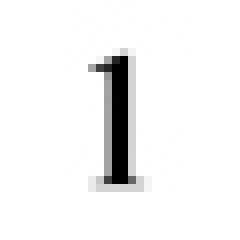
%> input picture Project/new (times new roman)/1_candidate.jpg, 30 x 30 px (shown 8 times larger)
$ octave normcor.m   (GNU Octave 9; MATLAB toolbox functions it lacks are replaced by stand-ins)
%> lines starting %> are read from the running program, lines starting %| are printed output that depends on the picture; in (x1, y1, x2, y2) boxes, pixels count from 0 and x2, y2 are one past the last pixel; in counts of white or black regions, pixels touching at a corner belong together; the program's own positions count from 1
clc();
clear all;
close all;

ImageRead = imread('D:\Last Semester\PR\PR lab\Project\new (times new roman)\1_candidate.jpg');
%> ImageRead is the input picture: size 30x30x3 uint8; min 0, max 255, mean 242.3
%ImageShow = imshow(ImageRead);

ImageR = imread('D:\Last Semester\PR\PR lab\Project\new (times new roman)\Template_1.jpg');
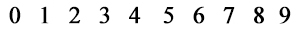
%> input picture Project/new (times new roman)/Template_1.jpg, 300 x 30 px
%> ImageR is the input picture: size 30x300x3 uint8; min 0, max 255, mean 235.8
%ImageS = imshow(ImageR);

c = rgb2gray(ImageRead);
ct = rgb2gray(ImageR);

t = graythresh(c);
%> t = 0.494
ty = graythresh(ct);
%> ty = 0.559

bit = im2bw(c, t);
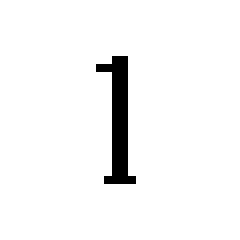
%> bit: size 30x30 logical (shown 8 times larger); 96% white; black in thin lines or dots, all inside (x1, y1, x2, y2) = (12, 7, 17, 23)
%b = not(bil);
imshow(bit);
bi = im2bw(ct, ty);
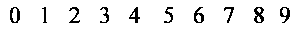
%> bi: size 30x300 logical; 92.5% white; black in thin lines or dots, all inside (x1, y1, x2, y2) = (10, 7, 290, 23)
%bi = not(bit);
figure(), imshow(bi);

normal = normalize(ImageRead);
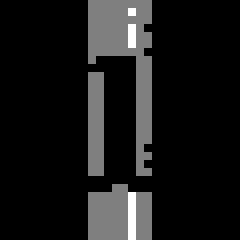
%> normal: size 30x30x3 uint8 (shown 8 times larger); min 0, max 2, mean 0.188; drawn with min black and max white
normal_1 = normalize(ImageR);
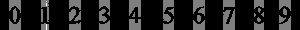
%> normal_1: size 30x300x3 uint8; min 0, max 2, mean 0.267; drawn with min black and max white

c = normxcorr2(bit,bi);
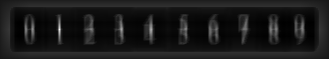
%> c: size 59x329 double; min -0.0939, max 1, mean 0.0168; drawn with min black and max white

[ypeak, xpeak] = find(c==max(c(:)));
%> ypeak = 30; xpeak = 60
yoffSet = ypeak-size(bit,1);
%> yoffSet = 0
xoffSet = xpeak-size(bit,2);
%> xoffSet = 30
hFig = figure;
hAx  = axes;
imshow(bi,'Parent', hAx);
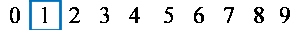
%> figure redrawn from the program's plot data
imrect(hAx, [xoffSet, yoffSet, size(bit,2), size(bit,1)]);

% [32 lines of commented-out code are left out]
